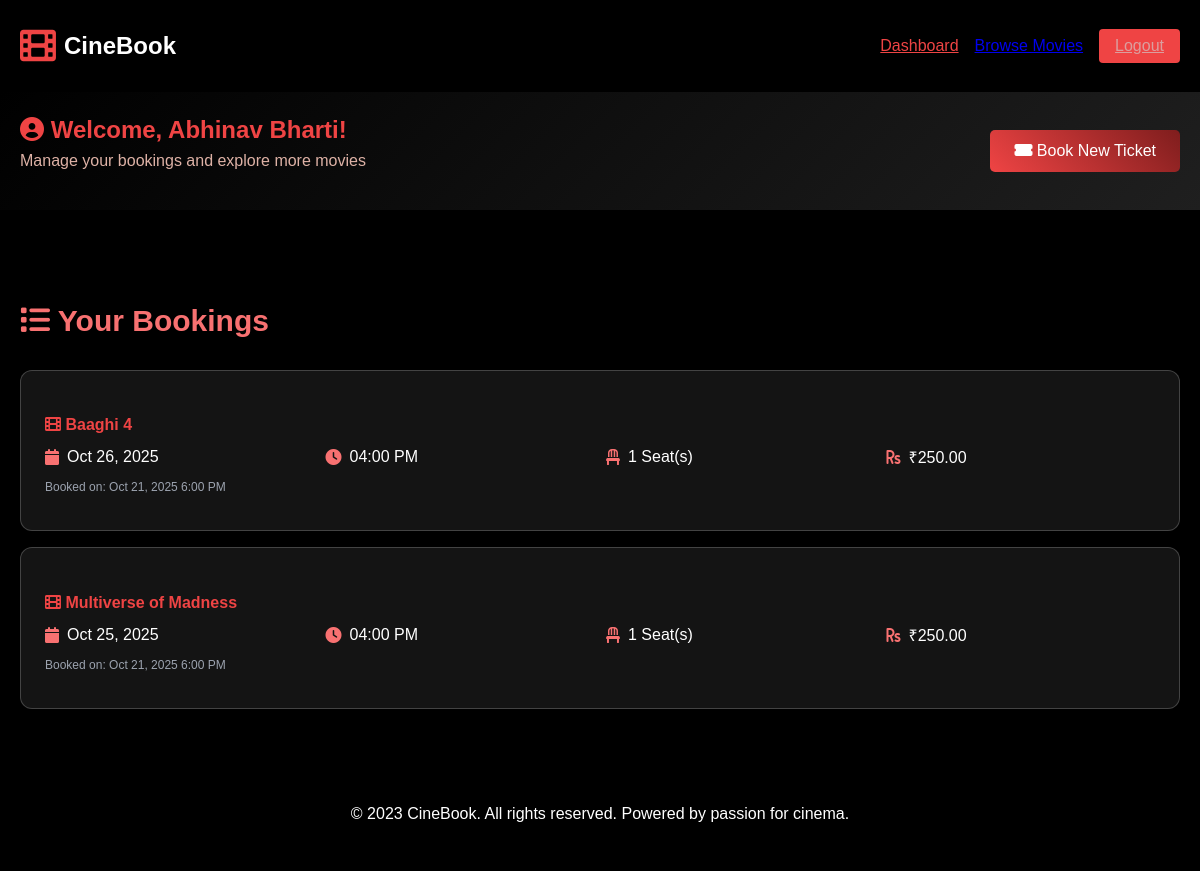
/dashboard.php (signed in), run on the app's committed database.
### tables this page shows
CREATE TABLE `bookings` (
  `id` int(11) NOT NULL,
  `booking_reference` varchar(20) NOT NULL,
  `user_id` int(11) NOT NULL,
  `movie_id` int(11) NOT NULL,
  `movie_title` varchar(200) NOT NULL,
  `seats` int(11) NOT NULL,
  `showtime` varchar(50) NOT NULL,
  `booking_date` date NOT NULL,
  `total_price` decimal(10,2) NOT NULL,
  `booking_status` enum('Confirmed','Cancelled','Completed') DEFAULT 'Confirmed',
  `created_at` timestamp NOT NULL DEFAULT current_timestamp()
);

### config.php (called while the page is built, shortened)
<?php
function h($string) {
    return htmlspecialchars($string, ENT_QUOTES, 'UTF-8');
}
?>

### dashboard.php (the view, shortened to what this page needs)
<?php
require_once 'config.php';
$user_name = $_SESSION['user_name'];
$user_id = $_SESSION['user_id'];
$stmt = $conn->prepare("SELECT * FROM bookings WHERE user_id = ? ORDER BY created_at DESC");
$stmt->bind_param("i", $user_id);
$stmt->execute();
$bookings = $stmt->get_result();
?>
<!DOCTYPE html>
<html lang="en">
<head>
    <link rel="stylesheet" href="https://cdnjs.cloudflare.com/ajax/libs/font-awesome/6.0.0/css/all.min.css">
    <link rel="stylesheet" href="style1.css">
</head>
<body>
    <header>
        <div class="container header-container">
            <div class="logo">
                <i class="fas fa-film"></i>
                <h1>CineBook</h1>
            </div>
            <nav>
                <a href="dashboard.php" class="btn-link" style="color: #ef4444;">Dashboard</a>
                <a href="index.php" class="btn-link">Browse Movies</a>
                <a href="logout.php" class="btn-signup">Logout</a>
            </nav>
        </div>
    </header>
    <section class="dashboard-header">
        <div class="container welcome-section">
            <div class="welcome-text">
                <h2><i class="fas fa-user-circle"></i> Welcome, <?php echo h($user_name); ?>!</h2>
                <p style="color: #deb2a6; margin-top: 8px;">Manage your bookings and explore more movies</p>
            </div>
            <div class="dashboard-nav">
                <a href="booking.php" class="btn-book" style="display: inline-block; text-decoration: none; padding: 12px 24px;">
                    <i class="fas fa-ticket-alt"></i> Book New Ticket
                </a>
            </div>
        </div>
    </section>
    <section class="bookings-section">
        <div class="container">
            <h3 style="font-size: 30px; font-weight: bold; margin-bottom: 32px; color: #f87171;">
                <i class="fas fa-list"></i> Your Bookings
            </h3>
            <?php if ($bookings->num_rows > 0): ?>
                <?php while($booking = $bookings->fetch_assoc()): ?>
                    <div class="booking-card">
                        <h4><i class="fas fa-film"></i> <?php echo h($booking['movie_title']); ?></h4>
                        <div class="booking-info">
                            <div class="info-item">
                                <i class="fas fa-calendar"></i>
                                <span><?php echo date('M d, Y', strtotime($booking['booking_date'])); ?></span>
                            </div>
                            <div class="info-item">
                                <i class="fas fa-clock"></i>
                                <span><?php echo h($booking['showtime']); ?></span>
                            </div>
                            <div class="info-item">
                                <i class="fas fa-chair"></i>
                                <span><?php echo $booking['seats']; ?> Seat(s)</span>
                            </div>
                            <div class="info-item">
                                <i class="fas fa-rupee-sign"></i>
                                <span>₹<?php echo number_format($booking['total_price'], 2); ?></span>
                            </div>
                        </div>
                        <p style="margin-top: 12px; font-size: 12px; color: #9ca3af;">
                            Booked on: <?php echo date('M d, Y g:i A', strtotime($booking['created_at'])); ?>
                        </p>
                    </div>
                <?php endwhile; ?>
            <?php endif; ?>
        </div>
    </section>
    <footer>
        <div class="container">
            <p>&copy; 2023 CineBook. All rights reserved. Powered by passion for cinema.</p>
        </div>
    </footer>
</body>
</html>

### style1.css (style rules this page uses)
.btn-book { background: linear-gradient(45deg, #ef4444, #7f1d1d); border: none; color: white; padding: 12px; border-radius: 5px; cursor: pointer; width: 100%; transition: transform 0.3s ease, background 0.3s ease; }
body { margin: 0; padding: 0; background-color: #000; color: #fff; font-family: 'Arial', sans-serif; min-height: 100vh; }
.container { max-width: 1200px; margin: 0 auto; padding: 0 20px; }
header { background-color: #000; padding: 16px 0; box-shadow: 0 2px 4px rgba(0,0,0,0.5); }
header .header-container { display: flex; justify-content: space-between; align-items: center; }
.logo { display: flex; align-items: center; gap: 8px; }
.logo i { font-size: 36px; color: #ef4444; }
.logo h1 { font-size: 24px; font-weight: bold; }
nav { display: flex; gap: 16px; align-items: center; }
.btn-signup { background-color: #ef4444; color: rgb(219, 158, 158); padding: 8px 16px; border-radius: 4px; }
.btn-book { background: linear-gradient(45deg, #ef4444, #7f1d1d); border: none; color: white; padding: 12px; border-radius: 5px; cursor: pointer; width: 100%; transition: background 0.3s ease; }
footer { background-color: #000; padding: 32px 0; text-align: center; }

### dashboard.php (style rules this page uses)
.dashboard-header { background: linear-gradient(135deg, #000000, #1f1f1f); padding: 24px 0; margin-bottom: 32px; }
.welcome-section { display: flex; justify-content: space-between; align-items: center; flex-wrap: wrap; gap: 16px; }
.welcome-text h2 { color: #ef4444; margin: 0; }
.dashboard-nav { display: flex; gap: 12px; }
.bookings-section { padding: 32px 0; }
.booking-card { background: rgba(255,255,255,0.08); padding: 24px; border-radius: 12px; margin-bottom: 16px; border: 1px solid rgba(255,255,255,0.2); transition: transform 0.3s ease; }
.booking-card h4 { color: #ef4444; margin-bottom: 12px; }
.booking-info { display: grid; grid-template-columns: repeat(auto-fit, minmax(200px, 1fr)); gap: 12px; margin-top: 12px; }
.info-item { display: flex; align-items: center; gap: 8px; }
.info-item i { color: #f87171; }

### data on the page
bookings: movie_title "Baaghi 4", booking_date "Oct 26, 2025", showtime "04:00 PM", seats "1", total_price "250.00", created_at "Oct 21, 2025 6:00 PM"
bookings: movie_title "Multiverse of Madness", booking_date "Oct 25, 2025", showtime "04:00 PM", seats "1", total_price "250.00", created_at "Oct 21, 2025 6:00 PM"

### other printed values
$user_name "Abhinav Bharti"
